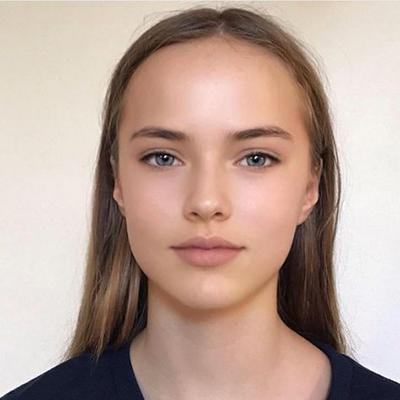
#> input picture pass.png, 400 x 400 px, found by its file name
$ python cartoon.py
#> lines starting #> are read from the running program, lines starting #| are printed output that depends on the picture; after the words box and inside, x2 and y2 are one past the last pixel; in counts of white or black regions, pixels touching at a corner belong together
#Import liberary for operation
import cv2
import numpy as np

#Select the image for cartoonize
image = cv2.imread("Pass.png");
#> image is the input picture: shape (400, 400, 3); mean B, G, R 151.5, 162.2, 186.2

#process for outlining the image
fade = cv2.cvtColor(image, cv2.COLOR_BGR2GRAY)
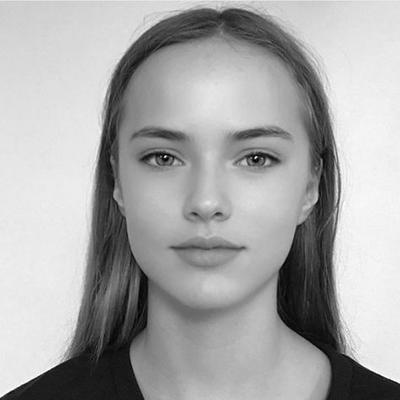
#> fade: shape (400, 400); min 1, max 255, mean 168.2
fade = cv2.medianBlur(fade, 5)
outlines = cv2.adaptiveThreshold(fade, 255, cv2.ADAPTIVE_THRESH_MEAN_C, cv2.THRESH_BINARY, 9, 9)
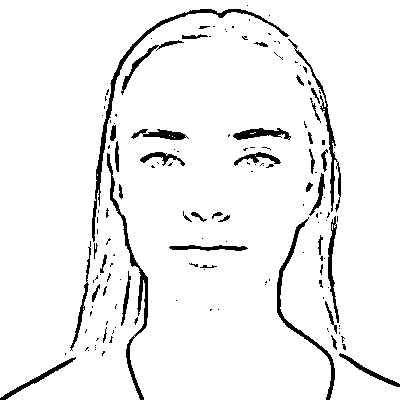
#> outlines: shape (400, 400); 94.3% white; 150 black regions (109 under 20 px), largest, box (x1, y1, x2, y2) and area: (92, 9, 289, 242) 1386, (107, 153, 148, 400) 1032, (277, 217, 335, 400) 828

#Converting into cartoon image
colour = cv2.bilateralFilter(image, 10, 250, 250)
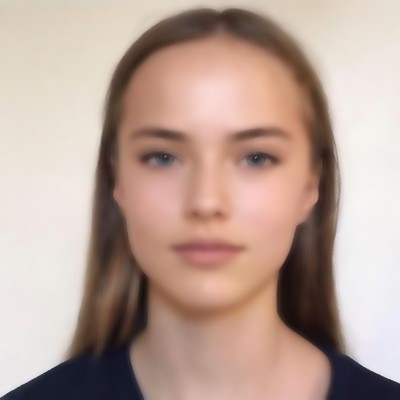
#> colour: shape (400, 400, 3); mean B, G, R 151.5, 162.2, 186.2
cartoonImg = cv2.bitwise_and(colour, colour, mask = outlines)
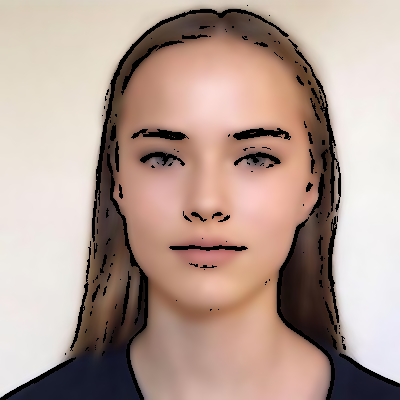
#> cartoonImg: shape (400, 400, 3); mean B, G, R 147.7, 158, 180.7

#Titles
cv2.imshow("Image",image)
cv2.imshow("Outlines", outlines)
cv2.imshow("Cartoon", cartoonImg)
cv2.waitKey(0)
cv2.destroyAllWindows()
